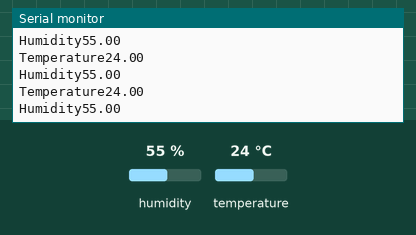
Recording of a sketch running on a simulated Arduino Uno, built with avr-gcc and run on an emulated ATmega328P. Shown: the last lines printed to the serial monitor. The inputs (shaded band) are chosen by the test bench; at power-on: humidity 55 %, temperature 24 °C.

Above: at 1.3 s.
1.4 s: humidity set to 22 %
At 2.0 s:
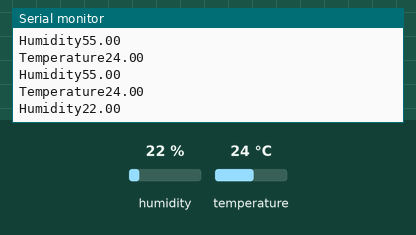
2.9 s: temperature set to 12 °C
At 3.6 s:
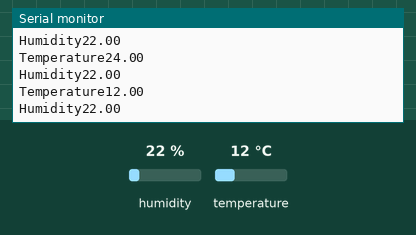
4.4 s: humidity set to 40 %
At 5.2 s:
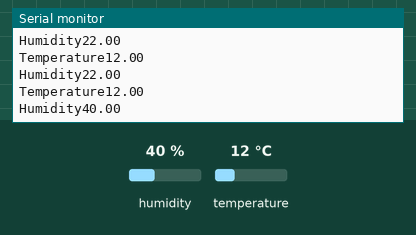
Timing chart, 0 to 7.4 s (numbered marks = the images above; inputs shaded):
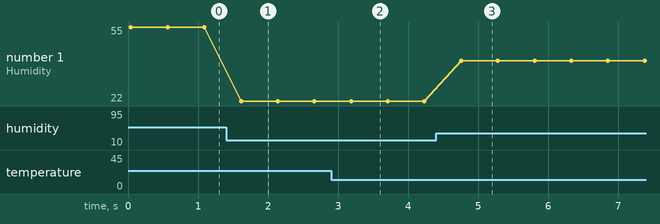

Measured:
- after the input at 1.4 s, the serial monitor: prints a new line after 0.21 s (image 1)
- after the input at 2.9 s, the serial monitor: prints a new line after 0.27 s (image 2)
- after the input at 4.4 s, the serial monitor: prints a new line after 0.36 s (image 3)
- plotted number 1: 55 → 22 after the input at 1.4 s, 22 → 40 after the input at 4.4 s

The sketch:

temp.ino
```cpp
#include <dht.h>

const int data_pin = 8;

dht DHT;

void setup(){
	Serial.begin(9600);
}

void loop(){
	DHT.read11(data_pin);
	Serial.print("Temperature");
	Serial.println(DHT.temperature);
	Serial.print("Humidity");
	Serial.println(DHT.humidity);
	delay(500);
}
```
